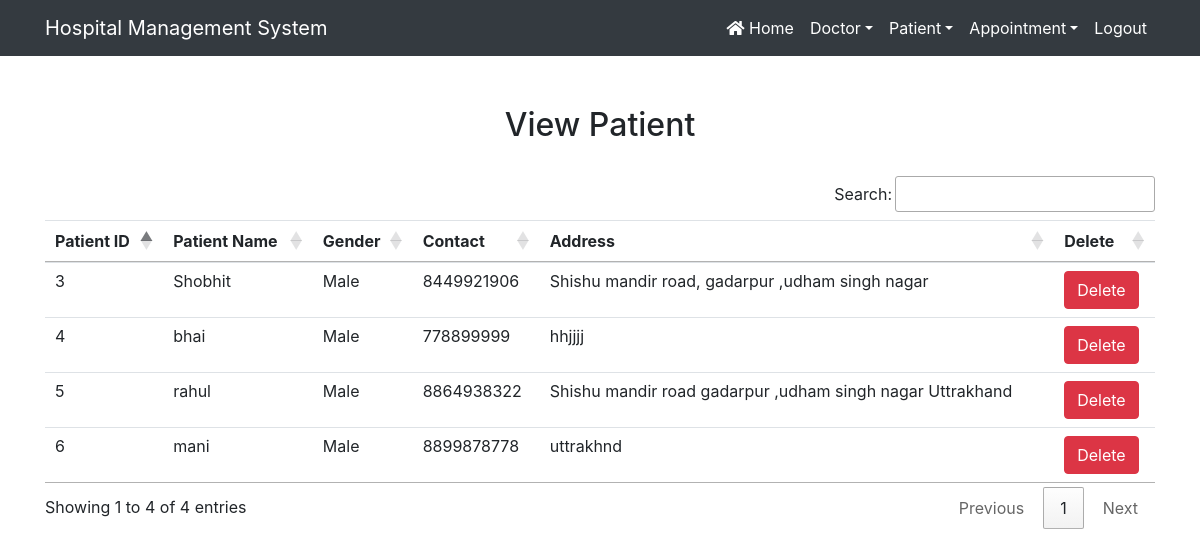
/view_patient (signed in), run on the app's committed database.
### hospital/models.py (models this page shows, shortened)
class Patient(models.Model):
    name=models.CharField(max_length=50)
    gender=models.CharField(max_length=10)
    mobile=models.IntegerField(null=True)
    address=models.CharField(max_length=150)

### hospital/views.py (the view)
# urls.py: path('view_patient',views.View_Patient,name="view_patient"),
def View_Patient(request):
    if not request.user.is_staff:
        return redirect('login')
    pat=Patient.objects.all()
    d={'pat':pat}
    return render(request,'view_patient.html',d)

### hospital/templates/view_patient.html
{% extends 'nav.html' %}
 {% load static %}
 {% block body %}
 <div class="container" style="margin-top:50px">
   <h2 class="text-center">View Patient</h2>
   <br>
   <table class="table table-hover" id="example">
     <thead>
     <tr>
        <th>Patient ID</th>
        <th>Patient Name</th>
        <th>Gender</th>
        <th>Contact</th>
        <th>Address</th>
        <th>Delete</th>
     </tr>
     </thead>
     <tbody>
     {% for i in pat %}
     <tr>
       <td>{{i.id}}</td>
       <td>{{i.name}}</td>
       <td>{{i.gender}}</td>
       <td>{{i.mobile}}</td>
       <td>{{i.address}}</td>
       <td><a href="{% url 'delete_patient' i.id %}" onclick="return confirm('Are you really want to delete')" class="btn btn-danger">Delete</a></td>
     </tr>
     {% endfor %}
     </tbody>
   </table>
 </div>
 {% endblock body %}

### hospital/templates/nav.html (shortened to what this page needs)
<html>
   {% load static %}
<head>
    <link rel="stylesheet" href="https://use.fontawesome.com/releases/v5.7.0/css/all.css">
    <link rel="stylesheet" href="https://maxcdn.bootstrapcdn.com/bootstrap/4.5.2/css/bootstrap.min.css">
<link rel="stylesheet" type="text/css" href="{% static 'css/mystyle.css' %}">
<link rel="stylesheet" href="https://cdn.datatables.net/1.10.21/css/jquery.dataTables.min.css">
<link rel="stylesheet" href="https://cdn.datatables.net/buttons/1.6.2/css/buttons.dataTables.min.css">
</head>
<nav class="navbar navbar-expand-sm bg-dark navbar-dark">
     <div class="container">
<a class="navbar-brand" href="#">Hospital Management System</a>
    <div class="collapse navbar-collapse" id="myMenu">
        <ul class="navbar-nav text-center ml-auto">
            {% if request.user.is_staff %}
            <li class="nav-item"><a class="nav-link" href="{% url 'home' %}"><i class="fas fa-home"></i> Home</a></li>
            <li class="nav-item dropdown"><a class="nav-link dropdown-toggle" data-toggle="dropdown" href="#">Doctor</a>
            </li>
            <li class="nav-item dropdown"><a class="nav-link dropdown-toggle" data-toggle="dropdown" href="#">Patient</a>
            </li>
            <li class="nav-item dropdown"><a class="nav-link dropdown-toggle" data-toggle="dropdown" href="#">Appointment</a>
            </li>
            <li class="nav-item"><a class="nav-link" href="{% url 'logout' %}">Logout</a></li>
            {% endif %}
            </ul>
        </div>
    </div>
</nav>
{% block body %}
{% endblock body %}
</html>

### hospital/static/css/mystyle.css (style rules this page uses)
.nav-link { color: white!important; }

### data on the page
Patient: id "3", name "Shobhit", gender "Male", mobile "8449921906", address "Shishu mandir road, gadarpur ,udham singh nagar"
Patient: id "4", name "bhai", gender "Male", mobile "778899999", address "hhjjjj"
Patient: id "5", name "rahul", gender "Male", mobile "8864938322", address "Shishu mandir road gadarpur ,udham singh nagar Uttrakhand"
Patient: id "6", name "mani", gender "Male", mobile "8899878778", address "uttrakhnd"
